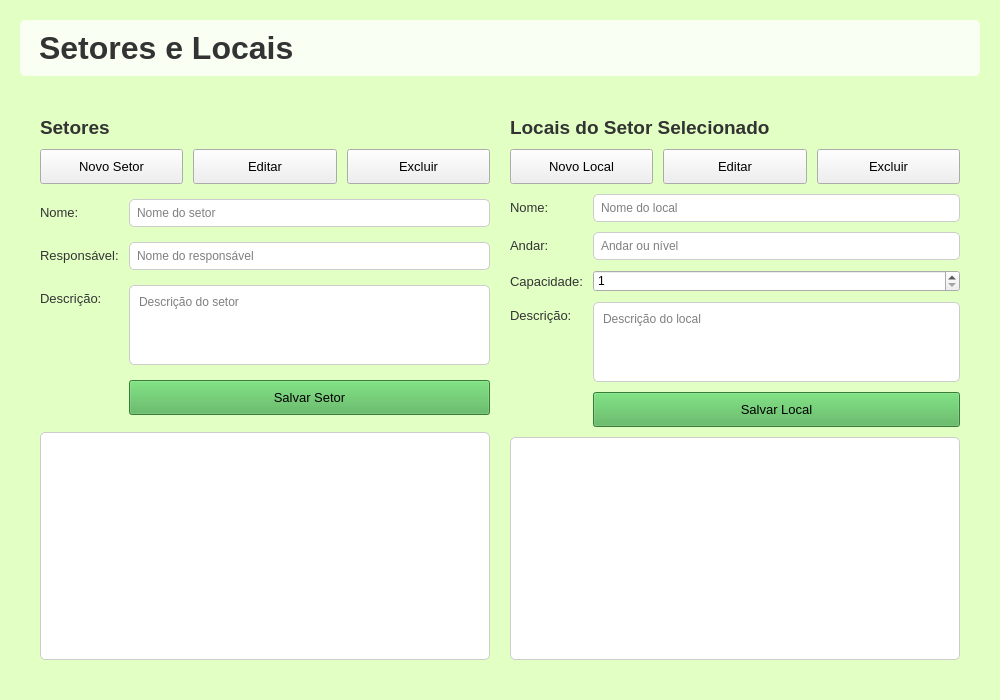
<?xml version="1.0" encoding="UTF-8"?>
<ui version="4.0">
 <class>SetoresLocaisWidget</class>
 <widget class="QWidget" name="SetoresLocaisWidget">
  <property name="geometry">
   <rect>
    <x>0</x>
    <y>0</y>
    <width>1000</width>
    <height>700</height>
   </rect>
  </property>
  <property name="windowTitle">
   <string>Setores e Locais</string>
  </property>
  <property name="styleSheet">
   <string notr="true">#SetoresLocaisWidget {
	background-color: rgb(226, 255, 196);
}</string>
  </property>
  <layout class="QVBoxLayout" name="verticalLayout">
   <property name="spacing">
    <number>20</number>
   </property>
   <property name="leftMargin">
    <number>20</number>
   </property>
   <property name="topMargin">
    <number>20</number>
   </property>
   <property name="rightMargin">
    <number>20</number>
   </property>
   <property name="bottomMargin">
    <number>20</number>
   </property>
   <item>
    <widget class="QLabel" name="lbl_title">
     <property name="font">
      <font>
       <family>Segoe UI</family>
       <pointsize>24</pointsize>
       <bold>true</bold>
      </font>
     </property>
     <property name="styleSheet">
      <string notr="true">color: #333333;
background: rgba(255, 255, 255, 0.8);
padding: 10px;
border-radius: 5px;</string>
     </property>
     <property name="text">
      <string>Setores e Locais</string>
     </property>
    </widget>
   </item>
   <item>
    <widget class="QFrame" name="frame_content">
     <property name="styleSheet">
      <string notr="true">QFrame {
	border-radius: 10px;
}

QLabel {
	color: #333333;
	font-family: Segoe UI;
}



QPushButton:hover {
	background-color: #1976D2;
}

QPushButton:pressed {
	background-color: #0D47A1;
}

QLineEdit, QTextEdit {
	background-color: white;
	border: 1px solid #CCCCCC;
	border-radius: 5px;
	padding: 5px;
	font-family: Segoe UI;
}

QListView, QTableView {
	background-color: white;
	border: 1px solid #CCCCCC;
	border-radius: 5px;
	font-family: Segoe UI;
}</string>
     </property>
     <property name="frameShape">
      <enum>QFrame::Shape::StyledPanel</enum>
     </property>
     <property name="frameShadow">
      <enum>QFrame::Shadow::Raised</enum>
     </property>
     <layout class="QHBoxLayout" name="horizontalLayout">
      <property name="spacing">
       <number>20</number>
      </property>
      <property name="leftMargin">
       <number>20</number>
      </property>
      <property name="topMargin">
       <number>20</number>
      </property>
      <property name="rightMargin">
       <number>20</number>
      </property>
      <property name="bottomMargin">
       <number>20</number>
      </property>
      <item>
       <layout class="QVBoxLayout" name="verticalLayout_2">
        <property name="spacing">
         <number>10</number>
        </property>
        <item>
         <widget class="QLabel" name="lbl_setores">
          <property name="font">
           <font>
            <family>Segoe UI</family>
            <pointsize>14</pointsize>
            <bold>true</bold>
           </font>
          </property>
          <property name="text">
           <string>Setores</string>
          </property>
         </widget>
        </item>
        <item>
         <layout class="QHBoxLayout" name="horizontalLayout_2">
          <property name="spacing">
           <number>10</number>
          </property>
          <item>
           <widget class="QPushButton" name="btn_novo_setor">
            <property name="minimumSize">
             <size>
              <width>0</width>
              <height>35</height>
             </size>
            </property>
            <property name="font">
             <font>
              <family>Segoe UI</family>
              <pointsize>10</pointsize>
             </font>
            </property>
            <property name="cursor">
             <cursorShape>PointingHandCursor</cursorShape>
            </property>
            <property name="toolTip">
             <string>Adicionar novo setor</string>
            </property>
            <property name="styleSheet">
             <string notr="true">background-color: #rgb(255, 255, 255);
color: black;
border: none;
border-radius: 6px;</string>
            </property>
            <property name="text">
             <string>Novo Setor</string>
            </property>
           </widget>
          </item>
          <item>
           <widget class="QPushButton" name="btn_editar_setor">
            <property name="minimumSize">
             <size>
              <width>0</width>
              <height>35</height>
             </size>
            </property>
            <property name="font">
             <font>
              <family>Segoe UI</family>
              <pointsize>10</pointsize>
             </font>
            </property>
            <property name="cursor">
             <cursorShape>PointingHandCursor</cursorShape>
            </property>
            <property name="toolTip">
             <string>Editar setor selecionado</string>
            </property>
            <property name="styleSheet">
             <string notr="true">background-color: #rgb(255, 255, 255);
color: black;
border: none;
border-radius: 6px;</string>
            </property>
            <property name="text">
             <string>Editar</string>
            </property>
           </widget>
          </item>
          <item>
           <widget class="QPushButton" name="btn_excluir_setor">
            <property name="minimumSize">
             <size>
              <width>0</width>
              <height>35</height>
             </size>
            </property>
            <property name="font">
             <font>
              <family>Segoe UI</family>
              <pointsize>10</pointsize>
             </font>
            </property>
            <property name="cursor">
             <cursorShape>PointingHandCursor</cursorShape>
            </property>
            <property name="toolTip">
             <string>Excluir setor selecionado</string>
            </property>
            <property name="styleSheet">
             <string notr="true">background-color: #rgb(255, 255, 255);
color: black;
border: none;
border-radius: 6px;</string>
            </property>
            <property name="text">
             <string>Excluir</string>
            </property>
           </widget>
          </item>
         </layout>
        </item>
        <item>
         <widget class="QFrame" name="frame_setor_form">
          <property name="frameShape">
           <enum>QFrame::Shape::StyledPanel</enum>
          </property>
          <property name="frameShadow">
           <enum>QFrame::Shadow::Raised</enum>
          </property>
          <layout class="QFormLayout" name="formLayout">
           <property name="horizontalSpacing">
            <number>10</number>
           </property>
           <property name="verticalSpacing">
            <number>10</number>
           </property>
           <property name="leftMargin">
            <number>0</number>
           </property>
           <property name="topMargin">
            <number>0</number>
           </property>
           <property name="rightMargin">
            <number>0</number>
           </property>
           <property name="bottomMargin">
            <number>0</number>
           </property>
           <item row="0" column="0">
            <widget class="QLabel" name="lbl_setor_nome">
             <property name="font">
              <font>
               <family>Segoe UI</family>
               <pointsize>10</pointsize>
              </font>
             </property>
             <property name="text">
              <string>Nome:</string>
             </property>
             <property name="buddy">
              <cstring>txt_setor_nome</cstring>
             </property>
            </widget>
           </item>
           <item row="0" column="1">
            <widget class="QLineEdit" name="txt_setor_nome">
             <property name="placeholderText">
              <string>Nome do setor</string>
             </property>
            </widget>
           </item>
           <item row="1" column="0">
            <widget class="QLabel" name="lbl_setor_responsavel">
             <property name="font">
              <font>
               <family>Segoe UI</family>
               <pointsize>10</pointsize>
              </font>
             </property>
             <property name="text">
              <string>Responsável:</string>
             </property>
             <property name="buddy">
              <cstring>txt_setor_responsavel</cstring>
             </property>
            </widget>
           </item>
           <item row="1" column="1">
            <widget class="QLineEdit" name="txt_setor_responsavel">
             <property name="placeholderText">
              <string>Nome do responsável</string>
             </property>
            </widget>
           </item>
           <item row="2" column="0">
            <widget class="QLabel" name="lbl_setor_descricao">
             <property name="font">
              <font>
               <family>Segoe UI</family>
               <pointsize>10</pointsize>
              </font>
             </property>
             <property name="text">
              <string>Descrição:</string>
             </property>
             <property name="buddy">
              <cstring>txt_setor_descricao</cstring>
             </property>
            </widget>
           </item>
           <item row="2" column="1">
            <widget class="QTextEdit" name="txt_setor_descricao">
             <property name="maximumSize">
              <size>
               <width>16777215</width>
               <height>80</height>
              </size>
             </property>
             <property name="placeholderText">
              <string>Descrição do setor</string>
             </property>
            </widget>
           </item>
           <item row="3" column="1">
            <widget class="QPushButton" name="btn_salvar_setor">
             <property name="minimumSize">
              <size>
               <width>0</width>
               <height>35</height>
              </size>
             </property>
             <property name="font">
              <font>
               <family>Segoe UI</family>
               <pointsize>10</pointsize>
              </font>
             </property>
             <property name="cursor">
              <cursorShape>PointingHandCursor</cursorShape>
             </property>
             <property name="toolTip">
              <string>Salvar informações do setor</string>
             </property>
             <property name="styleSheet">
              <string notr="true">background-color: #4CAF50;</string>
             </property>
             <property name="text">
              <string>Salvar Setor</string>
             </property>
            </widget>
           </item>
          </layout>
         </widget>
        </item>
        <item>
         <widget class="QListView" name="list_setores">
          <property name="alternatingRowColors">
           <bool>true</bool>
          </property>
         </widget>
        </item>
       </layout>
      </item>
      <item>
       <layout class="QVBoxLayout" name="verticalLayout_3">
        <property name="spacing">
         <number>10</number>
        </property>
        <item>
         <widget class="QLabel" name="lbl_locais">
          <property name="font">
           <font>
            <family>Segoe UI</family>
            <pointsize>14</pointsize>
            <bold>true</bold>
           </font>
          </property>
          <property name="text">
           <string>Locais do Setor Selecionado</string>
          </property>
         </widget>
        </item>
        <item>
         <layout class="QHBoxLayout" name="horizontalLayout_3">
          <property name="spacing">
           <number>10</number>
          </property>
          <item>
           <widget class="QPushButton" name="btn_novo_local">
            <property name="minimumSize">
             <size>
              <width>0</width>
              <height>35</height>
             </size>
            </property>
            <property name="font">
             <font>
              <family>Segoe UI</family>
              <pointsize>10</pointsize>
             </font>
            </property>
            <property name="cursor">
             <cursorShape>PointingHandCursor</cursorShape>
            </property>
            <property name="toolTip">
             <string>Adicionar novo local</string>
            </property>
            <property name="styleSheet">
             <string notr="true">background-color: #rgb(255, 255, 255);
color: black;
border: none;
border-radius: 6px;</string>
            </property>
            <property name="text">
             <string>Novo Local</string>
            </property>
           </widget>
          </item>
          <item>
           <widget class="QPushButton" name="btn_editar_local">
            <property name="minimumSize">
             <size>
              <width>0</width>
              <height>35</height>
             </size>
            </property>
            <property name="font">
             <font>
              <family>Segoe UI</family>
              <pointsize>10</pointsize>
             </font>
            </property>
            <property name="cursor">
             <cursorShape>PointingHandCursor</cursorShape>
            </property>
            <property name="toolTip">
             <string>Editar local selecionado</string>
            </property>
            <property name="styleSheet">
             <string notr="true">background-color: #rgb(255, 255, 255);
color: black;
border: none;
border-radius: 6px;</string>
            </property>
            <property name="text">
             <string>Editar</string>
            </property>
           </widget>
          </item>
          <item>
           <widget class="QPushButton" name="btn_excluir_local">
            <property name="minimumSize">
             <size>
              <width>0</width>
              <height>35</height>
             </size>
            </property>
            <property name="font">
             <font>
              <family>Segoe UI</family>
              <pointsize>10</pointsize>
             </font>
            </property>
            <property name="cursor">
             <cursorShape>PointingHandCursor</cursorShape>
            </property>
            <property name="toolTip">
             <string>Excluir local selecionado</string>
            </property>
            <property name="styleSheet">
             <string notr="true">background-color: #rgb(255, 255, 255);
color: black;
border: none;
border-radius: 6px;</string>
            </property>
            <property name="text">
             <string>Excluir</string>
            </property>
           </widget>
          </item>
         </layout>
        </item>
        <item>
         <widget class="QFrame" name="frame_local_form">
          <property name="frameShape">
           <enum>QFrame::Shape::StyledPanel</enum>
          </property>
          <property name="frameShadow">
           <enum>QFrame::Shadow::Raised</enum>
          </property>
          <layout class="QFormLayout" name="formLayout_2">
           <property name="horizontalSpacing">
            <number>10</number>
           </property>
           <property name="verticalSpacing">
            <number>10</number>
           </property>
           <property name="leftMargin">
            <number>0</number>
           </property>
           <property name="topMargin">
            <number>0</number>
           </property>
           <property name="rightMargin">
            <number>0</number>
           </property>
           <property name="bottomMargin">
            <number>0</number>
           </property>
           <item row="0" column="0">
            <widget class="QLabel" name="lbl_local_nome">
             <property name="font">
              <font>
               <family>Segoe UI</family>
               <pointsize>10</pointsize>
              </font>
             </property>
             <property name="text">
              <string>Nome:</string>
             </property>
             <property name="buddy">
              <cstring>txt_local_nome</cstring>
             </property>
            </widget>
           </item>
           <item row="0" column="1">
            <widget class="QLineEdit" name="txt_local_nome">
             <property name="placeholderText">
              <string>Nome do local</string>
             </property>
            </widget>
           </item>
           <item row="1" column="0">
            <widget class="QLabel" name="lbl_local_andar">
             <property name="font">
              <font>
               <family>Segoe UI</family>
               <pointsize>10</pointsize>
              </font>
             </property>
             <property name="text">
              <string>Andar:</string>
             </property>
             <property name="buddy">
              <cstring>txt_local_andar</cstring>
             </property>
            </widget>
           </item>
           <item row="1" column="1">
            <widget class="QLineEdit" name="txt_local_andar">
             <property name="placeholderText">
              <string>Andar ou nível</string>
             </property>
            </widget>
           </item>
           <item row="2" column="0">
            <widget class="QLabel" name="lbl_local_capacidade">
             <property name="font">
              <font>
               <family>Segoe UI</family>
               <pointsize>10</pointsize>
              </font>
             </property>
             <property name="text">
              <string>Capacidade:</string>
             </property>
             <property name="buddy">
              <cstring>spin_local_capacidade</cstring>
             </property>
            </widget>
           </item>
           <item row="2" column="1">
            <widget class="QSpinBox" name="spin_local_capacidade">
             <property name="minimum">
              <number>1</number>
             </property>
             <property name="maximum">
              <number>1000</number>
             </property>
            </widget>
           </item>
           <item row="3" column="0">
            <widget class="QLabel" name="lbl_local_descricao">
             <property name="font">
              <font>
               <family>Segoe UI</family>
               <pointsize>10</pointsize>
              </font>
             </property>
             <property name="text">
              <string>Descrição:</string>
             </property>
             <property name="buddy">
              <cstring>txt_local_descricao</cstring>
             </property>
            </widget>
           </item>
           <item row="3" column="1">
            <widget class="QTextEdit" name="txt_local_descricao">
             <property name="maximumSize">
              <size>
               <width>16777215</width>
               <height>80</height>
              </size>
             </property>
             <property name="placeholderText">
              <string>Descrição do local</string>
             </property>
            </widget>
           </item>
           <item row="4" column="1">
            <widget class="QPushButton" name="btn_salvar_local">
             <property name="minimumSize">
              <size>
               <width>0</width>
               <height>35</height>
              </size>
             </property>
             <property name="font">
              <font>
               <family>Segoe UI</family>
               <pointsize>10</pointsize>
              </font>
             </property>
             <property name="cursor">
              <cursorShape>PointingHandCursor</cursorShape>
             </property>
             <property name="toolTip">
              <string>Salvar informações do local</string>
             </property>
             <property name="styleSheet">
              <string notr="true">background-color: #4CAF50;</string>
             </property>
             <property name="text">
              <string>Salvar Local</string>
             </property>
            </widget>
           </item>
          </layout>
         </widget>
        </item>
        <item>
         <widget class="QTableView" name="tbl_locais">
          <property name="alternatingRowColors">
           <bool>true</bool>
          </property>
          <property name="selectionBehavior">
           <enum>QAbstractItemView::SelectionBehavior::SelectRows</enum>
          </property>
          <attribute name="horizontalHeaderStretchLastSection">
           <bool>true</bool>
          </attribute>
          <attribute name="verticalHeaderVisible">
           <bool>false</bool>
          </attribute>
         </widget>
        </item>
       </layout>
      </item>
     </layout>
    </widget>
   </item>
  </layout>
 </widget>
 <tabstops>
  <tabstop>btn_novo_setor</tabstop>
  <tabstop>btn_editar_setor</tabstop>
  <tabstop>btn_excluir_setor</tabstop>
  <tabstop>txt_setor_nome</tabstop>
  <tabstop>txt_setor_responsavel</tabstop>
  <tabstop>txt_setor_descricao</tabstop>
  <tabstop>btn_salvar_setor</tabstop>
  <tabstop>list_setores</tabstop>
  <tabstop>btn_novo_local</tabstop>
  <tabstop>btn_editar_local</tabstop>
  <tabstop>btn_excluir_local</tabstop>
  <tabstop>txt_local_nome</tabstop>
  <tabstop>txt_local_andar</tabstop>
  <tabstop>spin_local_capacidade</tabstop>
  <tabstop>txt_local_descricao</tabstop>
  <tabstop>btn_salvar_local</tabstop>
  <tabstop>tbl_locais</tabstop>
 </tabstops>
 <resources/>
 <connections/>
</ui>
